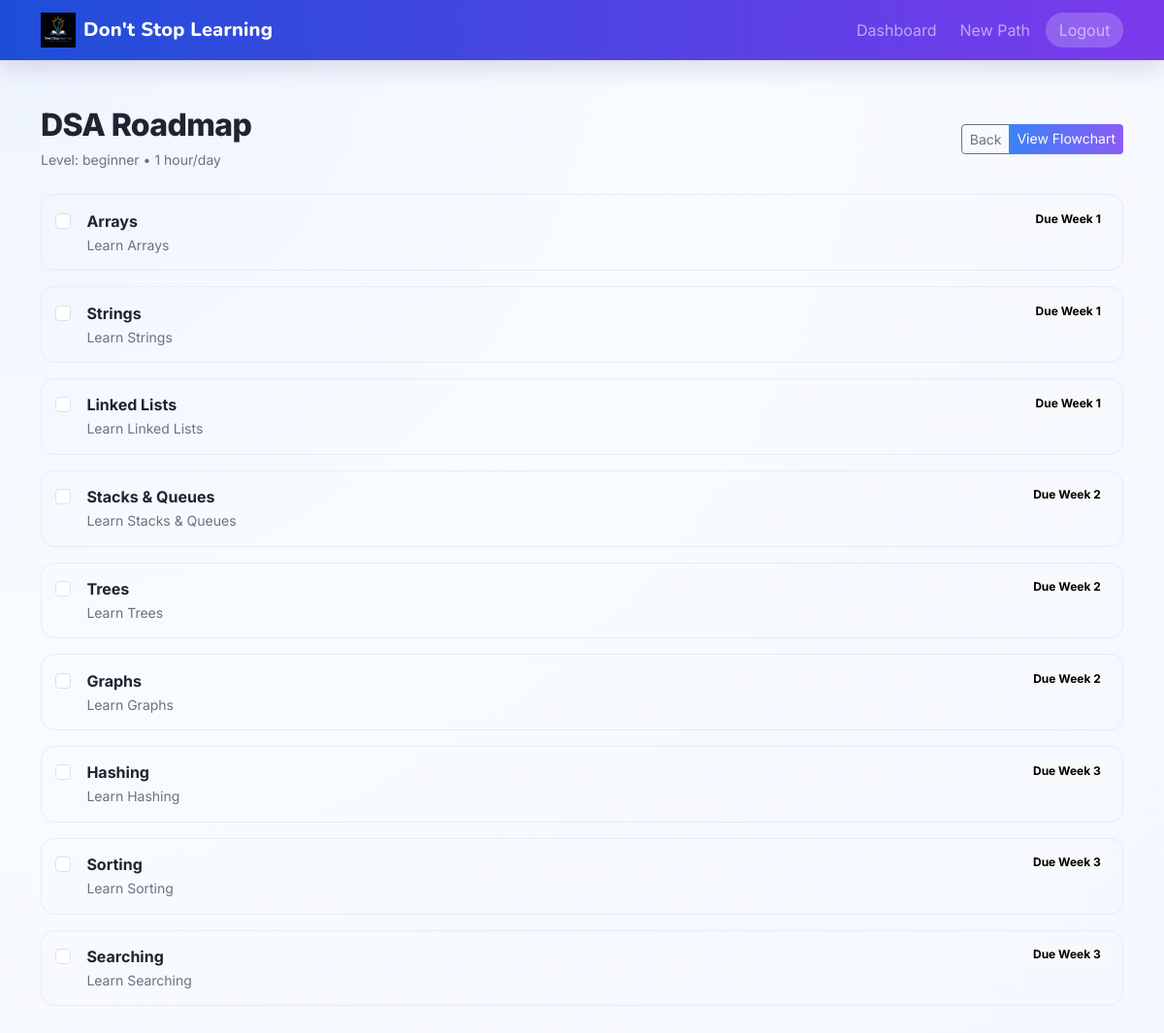
Page /roadmap/3 (signed in) on the committed database.
### app/models.py (models this page shows)
class Roadmap(db.Model):
    id = db.Column(db.Integer, primary_key=True)
    skill = db.Column(db.String(50), nullable=False)
    level = db.Column(db.String(20), nullable=False)      # beginner, intermediate, advanced
    goal = db.Column(db.Text, nullable=False)
    time_per_day = db.Column(db.String(20), nullable=False) # e.g. "1 hour", "2 hours"
    created_at = db.Column(db.DateTime, default=datetime.utcnow)
    user_id = db.Column(db.Integer, db.ForeignKey('user.id'), nullable=False)
    tasks = db.relationship('Task', backref='roadmap', lazy=True, order_by="Task.order")

class Task(db.Model):
    id = db.Column(db.Integer, primary_key=True)
    title = db.Column(db.String(100), nullable=False)
    description = db.Column(db.Text, nullable=True)
    order = db.Column(db.Integer, nullable=False)
    is_completed = db.Column(db.Boolean, default=False)
    due_date = db.Column(db.String(30), nullable=True)    # "Week 1, Day 3"
    roadmap_id = db.Column(db.Integer, db.ForeignKey('roadmap.id'), nullable=False)

### app/learning/routes.py (the view)
@learning.route('/roadmap/<int:roadmap_id>')
@login_required
def view_roadmap(roadmap_id):
    roadmap = Roadmap.query.get_or_404(roadmap_id)
    if roadmap.user_id != current_user.id:
        flash('Access denied.', 'danger')
        return redirect(url_for('main.dashboard'))
    tasks = Task.query.filter_by(roadmap_id=roadmap.id).order_by(Task.order).all()
    return render_template('learning/roadmap.html', roadmap=roadmap, tasks=tasks)

### app/models.py (called while the page is built)
@login_manager.user_loader
def load_user(user_id):
    return User.query.get(int(user_id))

### app/templates/learning/roadmap.html
{% extends "base.html" %}
{% block content %}
<div class="d-flex flex-wrap justify-content-between align-items-center mb-4 gap-3">
    <div>
        <h2 class="section-title mb-1">{{ roadmap.skill }} Roadmap</h2>
        <small class="text-muted">Level: {{ roadmap.level }} • {{ roadmap.time_per_day }}/day</small>
    </div>
    <div class="btn-group">
        <a href="{{ url_for('main.dashboard') }}" class="btn btn-outline-secondary btn-sm">Back</a>
        <a href="{{ url_for('learning.roadmap_flowchart', roadmap_id=roadmap.id) }}" class="btn btn-primary btn-sm">View Flowchart</a>
    </div>
</div>
<div class="d-grid gap-3">
    {% for task in tasks %}
    <div class="roadmap-item task-item {% if task.is_completed %}completed{% endif %}" id="task-{{ task.id }}">
        <div class="d-flex justify-content-between align-items-start gap-3">
            <div class="d-flex align-items-start">
                <input type="checkbox" class="form-check-input me-3 mt-1 task-checkbox" data-task-id="{{ task.id }}" {% if task.is_completed %}checked{% endif %}>
                <div>
                    <strong class="d-block">{{ task.title }}</strong>
                    <small class="text-muted">{{ task.description }}</small>
                </div>
            </div>
            <span class="badge text-bg-light">Due {{ task.due_date }}</span>
        </div>
    </div>
    {% else %}
    <p class="text-muted">No tasks found. Something went wrong.</p>
    {% endfor %}
</div>
{% endblock %}

### app/static/css/style.css (style rules this page uses)
:root { --bg: #f5f7ff; --surface: #ffffff; --text: #1f2430; --muted: #6b7280; --brand-1: #3b82f6; --brand-2: #8b5cf6; --ok: #10b981; --ring: rgba(59, 130, 246, 0.2); }
body { font-family: "Inter", system-ui, -apple-system, "Segoe UI", Roboto, Arial; background: radial-gradient( circle at 0% 0%, #eef4ff 0, #f8fbff 42%, var(--bg) 100% ); color: var(--text); }
.btn-primary { border: none; background-image: linear-gradient(90deg, var(--brand-1), var(--brand-2)); }
.section-title { font-weight: 800; letter-spacing: -0.02em; }
.text-muted { color: var(--muted) !important; }
.roadmap-item { border: 1px solid #e6ebf8; border-radius: 14px; padding: 0.9rem; transition: all 0.2s ease; }

### rows in the picture
Roadmap: skill "DSA", level "beginner", time_per_day "1 hour"
Task: title "Arrays", description "Learn Arrays", due_date "Week 1"
Task: title "Strings", description "Learn Strings", due_date "Week 1"
Task: title "Linked Lists", description "Learn Linked Lists", due_date "Week 1"
Task: title "Stacks & Queues", description "Learn Stacks & Queues", due_date "Week 2"
Task: title "Trees", description "Learn Trees", due_date "Week 2"
Task: title "Graphs", description "Learn Graphs", due_date "Week 2"
Task: title "Hashing", description "Learn Hashing", due_date "Week 3"
Task: title "Sorting", description "Learn Sorting", due_date "Week 3"
Task: title "Searching", description "Learn Searching", due_date "Week 3"
